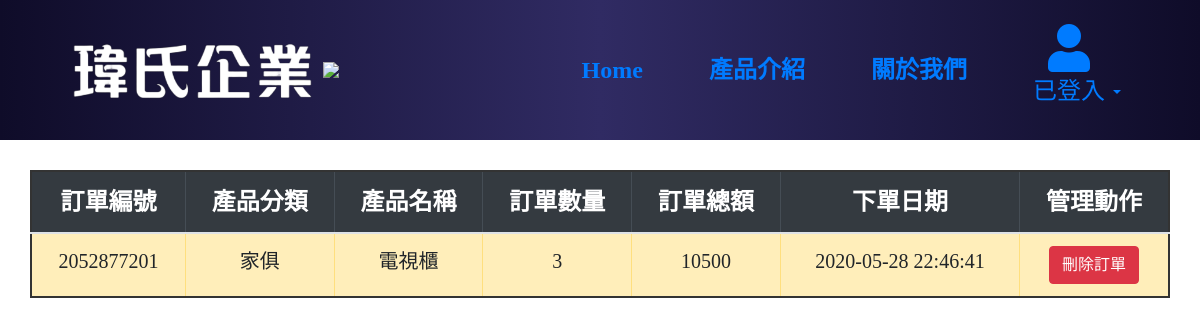
The app's page /shopping.php?user_id=217 with its own data.
### tables this page shows
CREATE TABLE `product` (
  `product_id` int(11) NOT NULL,
  `product_name` varchar(255) NOT NULL,
  `price` int(255) NOT NULL,
  `amount` int(255) NOT NULL,
  `introduce` text NOT NULL,
  `img_dir` varchar(255) NOT NULL,
  `category_id` int(255) NOT NULL
);

CREATE TABLE `product_order` (
  `order_id` int(20) NOT NULL,
  `product_id` int(11) NOT NULL,
  `user_id` int(11) NOT NULL,
  `order_number` int(11) NOT NULL,
  `total_sale` int(11) NOT NULL,
  `order_date` datetime NOT NULL DEFAULT current_timestamp()
);

CREATE TABLE `product_category` (
  `category_id` int(11) NOT NULL,
  `category_name` varchar(255) NOT NULL
);

### php/functions.php (called while the page is built, shortened)
<?php
function get_Order($user_id)
{
	$sql = "SELECT * FROM (product NATURAL JOIN product_category) NATURAL JOIN product_order WHERE product_order.user_id = $user_id";
	$query = mysqli_query($_SESSION['link'], $sql);
	if ($query) {
		if (mysqli_num_rows($query) > 0) {
			while ($row = mysqli_fetch_assoc($query)) {
				$datas[] = $row;
			}
		}
	} else {
		echo "{$sql} 語法執行失敗，錯誤訊息：" . mysqli_error($_SESSION['link']);
	}
	return $datas;
}
function get_Single_User($user_id)
{
	$sql = "SELECT * FROM `user` WHERE id = '{$user_id}'";
	$query = mysqli_query($_SESSION['link'], $sql);
	return $datas;
}

### shopping.php (the view, shortened to what this page needs)
<?php
require_once("php/functions.php");
$datas = get_Single_User($_SESSION['login_user_id']);
@$datas = get_Order($_GET['user_id']);
?>
<!DOCTYPE html>
<html lang="en">
<head>
	<link rel="stylesheet" href="https://stackpath.bootstrapcdn.com/bootstrap/4.4.1/css/bootstrap.min.css">
	<link rel="stylesheet" type="text/css" href="css/all.min.css">
	<link rel="stylesheet" type="text/css" href="css/fontawesome.min.css">
	<link rel="stylesheet" type="text/css" href="css/style.css">
</head>
<body>
	<div class="header">
		<div class="header_container">
			<div class="logo">
				<a href="dashboard.php">
					<img src="img/header_logo.png">
				</a>
				<img src="img/fox-unscreen.gif">
			</div>
			<nav class="navbar navbar-expand-lg nav-box">
			  <div class="collapse navbar-collapse" id="navbarSupportedContent">
			    <ul class="navbar-nav ml-auto">
			      <li class="nav-item">
			        <a class="nav-link nav-link-font" href="dashboard.php" >Home</a>
			      </li>
			      <li class="nav-item">
			        <a class="nav-link nav-link-font" href="product.php" >產品介紹</a>
			      </li>
			       <li class="nav-item">
			        <a class="nav-link nav-link-font" href="about_Us.php" >關於我們</a>
			      </li>
			      <li class="nav-item dropdown"  style="transition: .7s;">
			        <a class="nav-link dropdown-toggle user-Navitem" href="#" id="navbarDropdown" role="button" data-toggle="dropdown" aria-haspopup="true" aria-expanded="false">
			         <div style="padding-left: 15px;">
			         	<i class="fas fa-user fa-3x" ></i>
			         </div>
			         <label class = "user_font">已登入</label>
			        </a>
			      </li>
			    </ul>
			  </div>
			</nav>
		</div>
	</div>
<div class="shopping-container">
	<div class="row">
		<div class="col-md-12">
			<table class="table text-center table-bordered order-table">
				<thead class="table-dark table-head">
					<th>訂單編號</th>
					<th>產品分類</th>
					<th>產品名稱</th>
					<th>訂單數量</th>
					<th>訂單總額</th>
					<th>下單日期</th>
					<th>管理動作</th>
				</thead>
				<tbody class="table-warning table-body">
			<?php if( !empty($datas)): ?>
				<?php foreach ($datas as $value):?>
						<tr>
							<td><?php echo $value['order_id'] ?></td>
							<td><?php echo $value['category_name'] ?></td>
							<td><?php echo $value['product_name'] ?></td>
							<td><?php echo $value['order_number'] ?></td>
							<td><?php echo $value['total_sale'] ?></td>
							<td><?php echo $value['order_date'] ?></td>
							<td>
								<button class="btn btn-danger" id='delete-btn' style='text-align: center;' onclick="delete_order(<?php echo $value['order_id'] ?>, <?php echo $value['product_id'] ?>, <?php echo $value['order_number'] ?>);">刪除訂單</button>
							</td>
						</tr>
				<?php endforeach;?>
			<?php else: ?>
				<tr>
					<td colspan="7">無資料</td>
				</tr>
			<?php endif; ?>
				</tbody>
			</table>
		</div>
</div>
</body>
</html>

### css/style.css (style rules this page uses)
* { margin: 0; padding: 0; list-style: none; font-family: "Microsoft Yahei"; }
.header { width: 100%; height: 140px; display: flex; background: linear-gradient(to right, #0f0c29, #302b63, #0f0c29); }
.header_container { width: 100%; padding: 30px; display: flex; align-items: center; }
.header_container .logo { width: 30%; text-align: center; }
.header_container .logo img { height: 70px; }
nav.nav-box { width: 70%; }
ul.navbar-nav { display: flex; align-items: center; }
li.nav-item { padding: 25px; }
a.nav-link-font { font-size: 24px; font-weight: bolder; }
label.user_font { font-size: 24px; cursor: pointer; }
div.shopping-container { height: 100vh; padding: 30px; }
div.shopping-container table { border: 2px solid #333; }
.table-head { font-size: 24px; }
.table-body { font-size: 20px; }

### records on screen
product: product_order.order_id "2052877201", category.category_name "家俱", product_name "電視櫃", product_order.order_number "3", product_order.total_sale "10500", product_order.order_date "2020-05-28 22:46:41"
